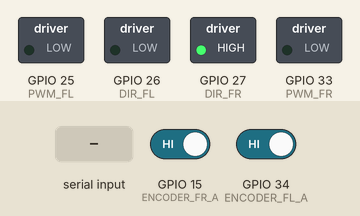
This program was run on a simulated ESP32. Shown: switched loads named in the program (green lamp = pin HIGH). Inputs (shaded band) come from the test bench; at power-on: GPIO 15 (ENCODER_FR_A) HIGH, GPIO 34 (ENCODER_FL_A) HIGH. What the program prints to the serial monitor is not drawn.

Above: at 1.2 s.
1.3 s: "M1:90 M2:45\n" received over Serial
Timing chart, 0 to 4.8 s (numbered marks = the images above; inputs shaded):
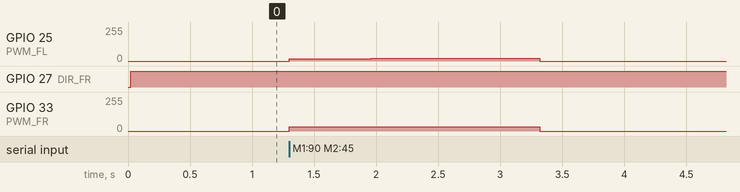

Measured:
- after the input at 1.3 s, GPIO 25 (PWM_FL): 0/255 → 18/255 at once, → 19/255 0.66 s later, → 20/255 0.76 s later, → 0/255 0.60 s later; GPIO 33 (PWM_FR): 0/255 → 31/255 at once, → 32/255 0.66 s later, → 0/255 1.4 s later

The program:

main.cpp
```cpp
#include <Arduino.h>
#include "PIDController.h"

// =============================================================================
// PIN DEFINITIONS — ESP32 Feather V2, FRONT board
// =============================================================================
// Front Left (M1)
const int ENCODER_FL_A = 34;
const int ENCODER_FL_B = 39;
const int PWM_FL = 25;
const int DIR_FL = 26;
const int PWM_CH_FL = 0;

// Front Right (M2)
const int ENCODER_FR_A = 15;
const int ENCODER_FR_B = 32;
const int PWM_FR = 33;
const int DIR_FR = 27;
const int PWM_CH_FR = 1;

// =============================================================================
// ENCODER TICKS
// =============================================================================
volatile long ticks_FL = 0; long prev_ticks_FL = 0;
volatile long ticks_FR = 0; long prev_ticks_FR = 0;

// =============================================================================
// VELOCITY FILTERS
// =============================================================================
float vel_history_FL[4] = {0, 0, 0, 0}; int vel_index_FL = 0;
float vel_history_FR[4] = {0, 0, 0, 0}; int vel_index_FR = 0;

// =============================================================================
// PID CONTROLLERS — Tuned for 20ms Loop
// =============================================================================
PIDController pidFL(0.05f, 0.005f, 0.0f, 0.02f, 15000.0f);
PIDController pidFR(0.05f, 0.005f, 0.0f, 0.02f, 15000.0f);

// =============================================================================
// TARGET SPEEDS (ticks/sec) — set via serial
// =============================================================================
float target_FL = 0.0f;
float target_FR = 0.0f;

// =============================================================================
// SERIAL PARSING
// =============================================================================
String input_string = "";
unsigned long last_msg_time = 0;

// =============================================================================
// HARDWARE TIMER
// =============================================================================
hw_timer_t * timer = NULL;
volatile bool run_pid_flag = false;
void IRAM_ATTR onTimer() { run_pid_flag = true; }

// =============================================================================
// ENCODER ISRs
// =============================================================================
void IRAM_ATTR readEncoderFL() { if (digitalRead(ENCODER_FL_B)) ticks_FL++; else ticks_FL--; }
void IRAM_ATTR readEncoderFR() { if (digitalRead(ENCODER_FR_B)) ticks_FR++; else ticks_FR--; }

// =============================================================================
// TIMERS
// =============================================================================
unsigned long last_print_time = 0;

// =============================================================================
// VELOCITY HELPER
// =============================================================================
float computeVelocity(long cur, long &prev, float* history, int &index) {
  float raw = (cur - prev) / 0.02f;
  prev = cur;
  if (raw >  5000.0f) raw =  5000.0f;
  if (raw < -5000.0f) raw = -5000.0f;
  history[index] = raw;
  index = (index + 1) % 4;
  return (history[0] + history[1] + history[2] + history[3]) / 4.0f;
}

// =============================================================================
// SETUP
// =============================================================================
void setup() {
  Serial.begin(115200);

  // Encoder pins
  pinMode(ENCODER_FL_A, INPUT_PULLUP); pinMode(ENCODER_FL_B, INPUT_PULLUP);
  pinMode(ENCODER_FR_A, INPUT_PULLUP); pinMode(ENCODER_FR_B, INPUT_PULLUP);
  attachInterrupt(digitalPinToInterrupt(ENCODER_FL_A), readEncoderFL, RISING);
  attachInterrupt(digitalPinToInterrupt(ENCODER_FR_A), readEncoderFR, RISING);

  // Motor pins
  pinMode(DIR_FL, OUTPUT); pinMode(DIR_FR, OUTPUT);
  ledcSetup(PWM_CH_FL, 5000, 8); ledcAttachPin(PWM_FL, PWM_CH_FL);
  ledcSetup(PWM_CH_FR, 5000, 8); ledcAttachPin(PWM_FR, PWM_CH_FR);
  ledcWrite(PWM_CH_FL, 0);
  ledcWrite(PWM_CH_FR, 0);

  // 20ms hardware timer
  timer = timerBegin(0, 80, true);
  timerAttachInterrupt(timer, &onTimer, true);
  timerAlarmWrite(timer, 20000, true);
  timerAlarmEnable(timer);

  last_msg_time = millis();
  Serial.println("FRONT ready");
}

// =============================================================================
// LOOP
// =============================================================================
void loop() {

  // --- 1. RECEIVE COMMANDS: "M1:xxx M2:xxx\n" (ticks/sec) ---
  // --- 1. RECEIVE COMMANDS ---
  while (Serial.available() > 0) {
    char c = Serial.read();
    if (c == '\n') {
      float v1, v2; // <-- Change to floats!
      // Look for floats (%f) instead of ints (%d)
      if (sscanf(input_string.c_str(), "M1:%f M2:%f", &v1, &v2) == 2) {
        // Convert the incoming RPM back into Ticks/Sec
        target_FL = (v1 / 60.0f) * 175.0f;
        target_FR = (v2 / 60.0f) * 175.0f;
        last_msg_time = millis();
      }
      input_string = "";
    } else {
      input_string += c;
    }
  }

  // --- 1b. SAFETY STOP — no message for 500ms ---
  if (millis() - last_msg_time > 2000) {
    target_FL = 0.0f;
    target_FR = 0.0f;
  }

  // --- 2. PID LOOP (every 20ms) ---
  if (run_pid_flag) {
    run_pid_flag = false;

    noInterrupts();
    long cur_FL = ticks_FL;
    long cur_FR = ticks_FR;
    interrupts();

    float vel_FL = computeVelocity(cur_FL, prev_ticks_FL, vel_history_FL, vel_index_FL);
    float vel_FR = computeVelocity(cur_FR, prev_ticks_FR, vel_history_FR, vel_index_FR);

    // --- Motor 1 (FL) Deadband & Minimum Power ---
    float out_FL = 0.0f;
    if (target_FL == 0.0f) {
      out_FL = 0.0f; // <-- THE DEADBAND
    } else {
      out_FL = pidFL.compute(target_FL, vel_FL);

      // <-- THE MINIMUM POWER BOOST (Feed-Forward)
      // Change '25.0f' to find where your motor wakes up
      if (target_FL > 0.0f) out_FL += 5.0f;
      if (target_FL < 0.0f) out_FL -= 5.0f;
    }

    // --- Motor 2 (FR) Deadband & Minimum Power ---
    float out_FR = 0.0f;
    if (target_FR == 0.0f) {
      out_FR = 0.0f; // <-- THE DEADBAND
    } else {
      out_FR = pidFR.compute(target_FR, vel_FR);

      // <-- THE MINIMUM POWER BOOST (Feed-Forward)
      if (target_FR > 0.0f) out_FR += 25.0f;
      if (target_FR < 0.0f) out_FR -= 25.0f;
    }

    out_FL = constrain(out_FL, -255.0f, 255.0f);
    out_FR = constrain(out_FR, -255.0f, 255.0f);

    // FL: forward = LOW
    digitalWrite(DIR_FL, out_FL >= 0 ? LOW : HIGH);
    ledcWrite(PWM_CH_FL, (int)abs(out_FL));

    // FR: inverted vs FL — forward = HIGH
    digitalWrite(DIR_FR, out_FR >= 0 ? HIGH : LOW);
    ledcWrite(PWM_CH_FR, (int)abs(out_FR));

    // --- 3. SEND CUMULATIVE TICKS TO HOST (every 50ms) ---
    if (millis() - last_print_time >= 50) {
      last_print_time = millis();
      Serial.printf("ENC:M1:%ld M2:%ld\n", ticks_FL, ticks_FR);
    }
  }
}
```

PIDController.h
```cpp
#pragma once

class PIDController {
  private:
    float Kp, Ki, Kd;
    float integral;
    float error_prior;
    float iteration_time;
    float max_integral;

  public:
    PIDController(float p, float i, float d, float dt, float max_i);
    float compute(float desired_velocity, float actual_velocity);
};
```

PIDController.cpp
```cpp
#include "PIDController.h"

PIDController::PIDController(float p, float i, float d, float dt, float max_i) {
    Kp = p; Ki = i; Kd = d;
    iteration_time = dt; max_integral = max_i;
    integral = 0.0f; error_prior = 0.0f;
}

float PIDController::compute(float desired_velocity, float actual_velocity) {
    float error = desired_velocity - actual_velocity;
    integral = integral + (error * iteration_time);

    if (integral > max_integral) integral = max_integral;
    else if (integral < -max_integral) integral = -max_integral;

    float derivative = (error - error_prior) / iteration_time;

    float output = (Kp * error) + (Ki * integral) + (Kd * derivative);
    error_prior = error;

    return output;
}
```
